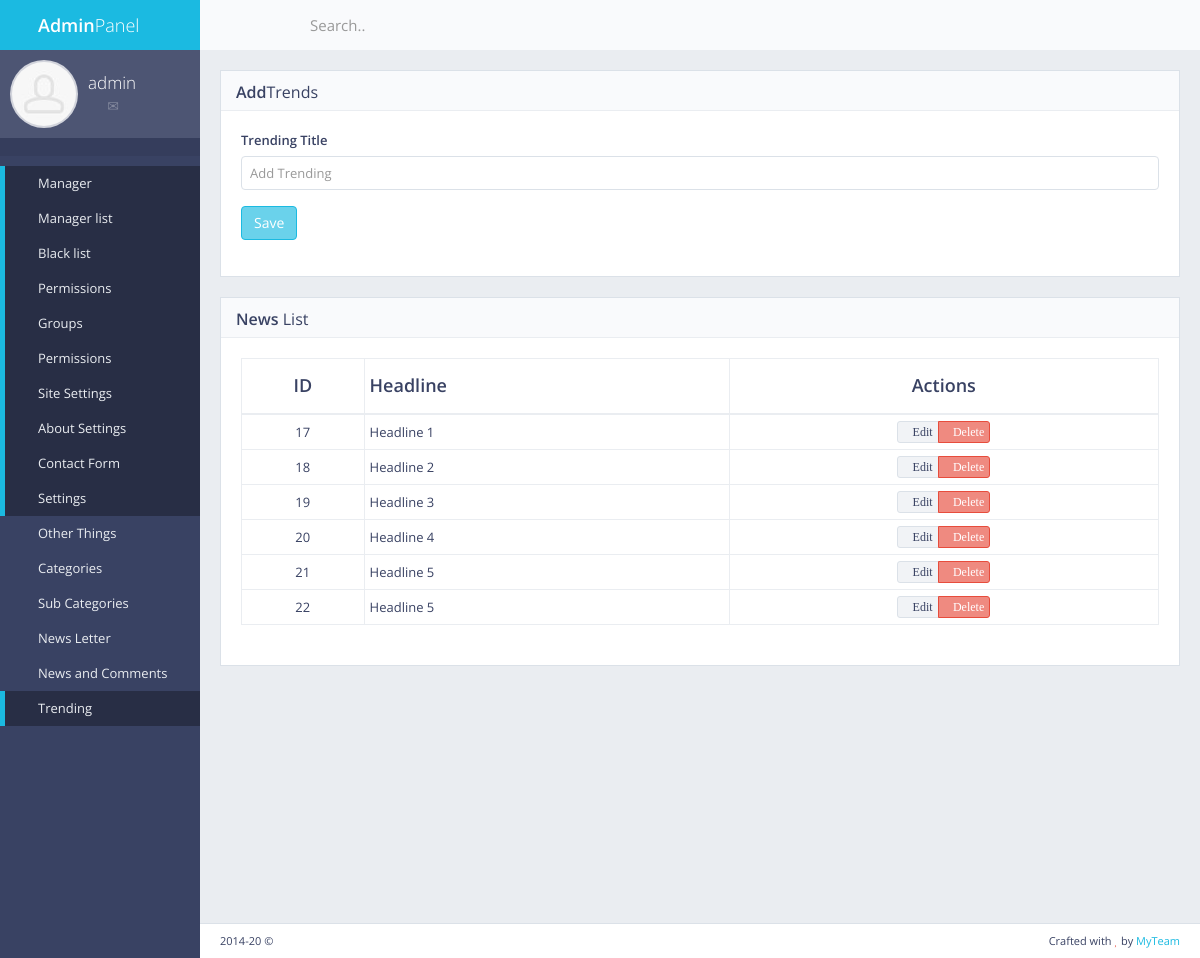
The page /panel/trending/ (signed in) on the database its author committed.
### trending/models.py (models this page shows, shortened)
class Trending(models.Model):
    headline = models.CharField(max_length=250)

### trending/views.py (the view, shortened to what this page needs)
# urls.py: path('panel/trending/', views.trending_add, name='trending_add'),
def trending_add(request):
    if not request.user.is_authenticated:
        return redirect('mylogin')
    trending = Trending.objects.all()
    return render(request, 'back/trending.html',{'trending':trending})

### myapp/templatetags/extra_auth.py (called while the page is built)
@register.filter(name="has_group")
def has_group(user, group_name):
    return user.groups.filter(name=group_name).exists()

### myapp/templates/back/trending.html (shortened to what this page needs)
{% extends "back/master.html" %}
{% load static %}
{% block mainblock %}
    <div class="block full">
        <div class="block-title">
            <h2><strong>Add</strong>Trends</h2>
        </div>
        <form action="" method="POST" enctype="multipart/form-data" class="form-group">
            <div class="form-group">
                <label>Trending Title</label>
                <input type="text" id="trending" name="trending" class="form-control" placeholder="Add Trending">
            </div>
            <div class="form-group">
                <button type="submit" class="btn btn-primary">Save</button>
            </div>
        </form>
    </div>
    <div class="block full">
        <div class="block-title">
            <h2><strong>News</strong> List</h2>
        </div>
        <div class="table-responsive">
            <table id="example-datatable" class="table table-vcenter table-condensed table-bordered">
                <thead>
                <tr>
                    <th class="text-center">ID</th>
                    <th>Headline</th>
                    <th class="text-center">Actions</th>
                </tr>
                </thead>
                <tbody>
                {% for c in trending %}
                    <tr>
                        <td class="text-center">{{c.pk}}</td>
                        <td>{{c.headline}}</td>
                        <td class="text-center">
                            <div class="btn-group">
                                <a href="{% url 'trending_edit' id=c.pk %}" data-toggle="tooltip" title="Edit" class="btn btn-xs btn-default"><i class="fa fa-pencil">Edit</i></a>
                                <a href="{% url 'trending_del' id=c.pk %}" data-toggle="tooltip" title="Delete" class="btn btn-xs btn-danger"><i class="fa fa-times">Delete</i></a>
                            </div>
                        </td>
                    </tr>
                {% endfor %}
                </tbody>
            </table>
        </div>
    </div>
{% endblock %}

### myapp/templates/back/master.html (shortened to what this page needs)
{% load static %}
{% load extra_auth %}
{% if user.is_authenticated %}
<!DOCTYPE html>
 <html class="no-js" lang="en">
<head>
    <link rel="stylesheet" href="{% static "back/css/bootstrap.min.css" %}">
    <link rel="stylesheet" href="{% static "back/css/plugins.css" %}">
    <link rel="stylesheet" href="{% static "back/css/main.css" %}">
    <link rel="stylesheet" href="{% static "back/css/themes.css" %}">
</head>
<body>
<div id="page-wrapper">
    <div id="page-container" class="sidebar-partial sidebar-visible-lg sidebar-no-animations">
        <div id="sidebar">
            <div id="sidebar-scroll">
                <div class="sidebar-content">
                    <a href="{% url 'panel' %}" class="sidebar-brand">
                        <i class="gi gi-flash"></i><span class="sidebar-nav-mini-hide"><strong>Admin</strong>Panel</span>
                    </a>
                    <div class="sidebar-section sidebar-user clearfix sidebar-nav-mini-hide">
                        <div class="sidebar-user-avatar">
                            <a href="page_ready_user_profile.html">
                                <img src="{% static "back/img/placeholders/avatars/avatar2.jpg" %}" alt="avatar">
                            </a>
                        </div>
                        <div class="sidebar-user-name">{{request.user}}</div>
                        <div class="sidebar-user-links">
                            <a href="page_ready_user_profile.html" data-toggle="tooltip" data-placement="bottom" title="Profile"><i class="gi gi-user"></i></a>
                            <a href="page_ready_inbox.html" data-toggle="tooltip" data-placement="bottom" title="Messages"><i class="gi gi-envelope"></i></a>
                            <a href="{% url 'change_pass' %}" class="enable-tooltip" data-placement="bottom" title="Settings"><i class="gi gi-cogwheel"></i></a>
                            <a href="{% url 'mylogout' %}" data-toggle="tooltip" data-placement="bottom" title="Logout"><i class="gi gi-exit"></i></a>
                        </div>
                    </div>
                    <ul class="sidebar-section sidebar-themes clearfix sidebar-nav-mini-hide">
                    </ul>
                    <ul class="sidebar-nav">
                        {% if perms.main.master_user %}
                        {% if request.user|has_group:"masteruser" %}
                        <li>
                            <a href="{% url 'panel' %}" class=" active"><i class="gi gi-stopwatch sidebar-nav-icon"></i><span class="sidebar-nav-mini-hide">Manager</span></a>
                        </li>
                        <li>
                            <a href="{% url 'manager_list' %}" class=" active"><i class="fa fa-angle-left sidebar-nav-indicator sidebar-nav-mini-hide"></i><i class="gi gi-show_big_thumbnails sidebar-nav-icon"></i><span class="sidebar-nav-mini-hide">Manager list</span></a>
                        </li>
                            <li>
                                <a href="{% url 'black_list' %}" class=" active"><i class="fa fa-angle-left sidebar-nav-indicator sidebar-nav-mini-hide"></i><i class="gi gi-show_big_thumbnails sidebar-nav-icon"></i><span class="sidebar-nav-mini-hide">Black list</span></a>
                            </li>
                            {% endif %}
                        <li>
                            <a href="{% url 'panel' %}" class=" active"><i class="gi gi-stopwatch sidebar-nav-icon"></i><span class="sidebar-nav-mini-hide">Permissions</span></a>
                        </li>
                        <li>
                            <a href="{% url 'manager_group' %}" class=" active"><i class="fa fa-angle-left sidebar-nav-indicator sidebar-nav-mini-hide"></i><i class="gi gi-show_big_thumbnails sidebar-nav-icon"></i><span class="sidebar-nav-mini-hide">Groups</span></a>
                        </li>
                            <li>
                                <a href="{% url 'manager_perms' %}" class=" active"><i class="fa fa-angle-left sidebar-nav-indicator sidebar-nav-mini-hide"></i><i class="gi gi-show_big_thumbnails sidebar-nav-icon"></i><span class="sidebar-nav-mini-hide">Permissions</span></a>
                            </li>
                        <li>
                            <a href="{% url 'site_settings' %}" class=" active"><i class="gi gi-stopwatch sidebar-nav-icon"></i><span class="sidebar-nav-mini-hide">Site Settings</span></a>
                        </li>
                        <li>
                            <a href="{% url 'about_settings' %}" class=" active"><i class="fa fa-angle-left sidebar-nav-indicator sidebar-nav-mini-hide"></i><i class="gi gi-show_big_thumbnails sidebar-nav-icon"></i><span class="sidebar-nav-mini-hide">About Settings</span></a>
                        </li>
                        <li>
                            <a href="{% url 'contact_show' %}" class=" active"><i class="fa fa-angle-left sidebar-nav-indicator sidebar-nav-mini-hide"></i><i class="gi gi-show_big_thumbnails sidebar-nav-icon"></i><span class="sidebar-nav-mini-hide">Contact Form</span></a>
                        </li>
                        <li>
                            <a href="{% url 'site_settings' %}" class=" active"><i class="fa fa-angle-left sidebar-nav-indicator sidebar-nav-mini-hide"></i><i class="gi gi-show_big_thumbnails sidebar-nav-icon"></i><span class="sidebar-nav-mini-hide">Settings</span></a>
                        </li>
                        {% endif %}
                        <li>
                            <a href="{% url 'site_settings' %}" class="sidebar-nav-menu"><i class="gi gi-stopwatch sidebar-nav-icon"></i><span class="sidebar-nav-mini-hide">Other Things</span></a>
                        </li>
                        <li>
                            <a href="#" class="sidebar-nav-menu"><i class="fa fa-angle-left sidebar-nav-indicator sidebar-nav-mini-hide"></i><i class="gi gi-show_big_thumbnails sidebar-nav-icon"></i><span class="sidebar-nav-mini-hide">Categories</span></a>
                        </li>
                        <li>
                            <a href="#" class="sidebar-nav-menu"><i class="fa fa-angle-left sidebar-nav-indicator sidebar-nav-mini-hide"></i><i class="gi gi-show_big_thumbnails sidebar-nav-icon"></i><span class="sidebar-nav-mini-hide">Sub Categories</span></a>
                        </li>
                        <li>
                            <a href="#" class="sidebar-nav-menu"><i class="fa fa-angle-left sidebar-nav-indicator sidebar-nav-mini-hide"></i><i class="gi gi-show_big_thumbnails sidebar-nav-icon"></i><span class="sidebar-nav-mini-hide">News Letter</span></a>
                        </li>
                        <li>
                            <a href="#" class="sidebar-nav-menu"><i class="fa fa-angle-left sidebar-nav-indicator sidebar-nav-mini-hide"></i><i class="gi gi-show_big_thumbnails sidebar-nav-icon"></i><span class="sidebar-nav-mini-hide">News and Comments</span></a>
                        </li>
                        <li>
                            <a href="{% url 'trending_add' %}" class=" active"><i class="fa fa-angle-left sidebar-nav-indicator sidebar-nav-mini-hide"></i><i class="gi gi-show_big_thumbnails sidebar-nav-icon"></i><span class="sidebar-nav-mini-hide">Trending</span></a>
                        </li>
                    </ul>
                </div>
            </div>
        </div>
        <div id="main-container">
            <header class="navbar navbar-default">
                <ul class="nav navbar-nav-custom">
                    <li>
                        <a href="javascript:void(0)" onclick="App.sidebar('toggle-sidebar');this.blur();">
                            <i class="fa fa-bars fa-fw"></i>
                        </a>
                    </li>
                    <li class="dropdown">
                        <a href="javascript:void(0)" class="dropdown-toggle" data-toggle="dropdown">
                            <i class="gi gi-settings"></i>
                        </a>
                    </li>
                </ul>
                <form action="page_ready_search_results.html" method="post" class="navbar-form-custom">
                    <div class="form-group">
                        <input type="text" id="top-search" name="top-search" class="form-control" placeholder="Search..">
                    </div>
                </form>
            </header>
            <div id="page-content">
                {% block mainblock %}
                {% endblock %}
            </div>
            <footer class="clearfix">
                <div class="pull-right">
                    Crafted with <i class="fa fa-heart text-danger"></i> by <a href="#" target="_blank">MyTeam</a>
                </div>
                <div class="pull-left">
                    <span id="year-copy"></span> &copy;
                </div>
            </footer>
        </div>
    </div>
</div>
</body>
</html>
{% else %}
Please Login
{% endif %}

### rows shown on the page
Trending: pk "17", headline "Headline 1"
Trending: pk "18", headline "Headline 2"
Trending: pk "19", headline "Headline 3"
Trending: pk "20", headline "Headline 4"
Trending: pk "21", headline "Headline 5"
Trending: pk "22", headline "Headline 5"

### other values the page prints
{{ request.user }} "admin"
